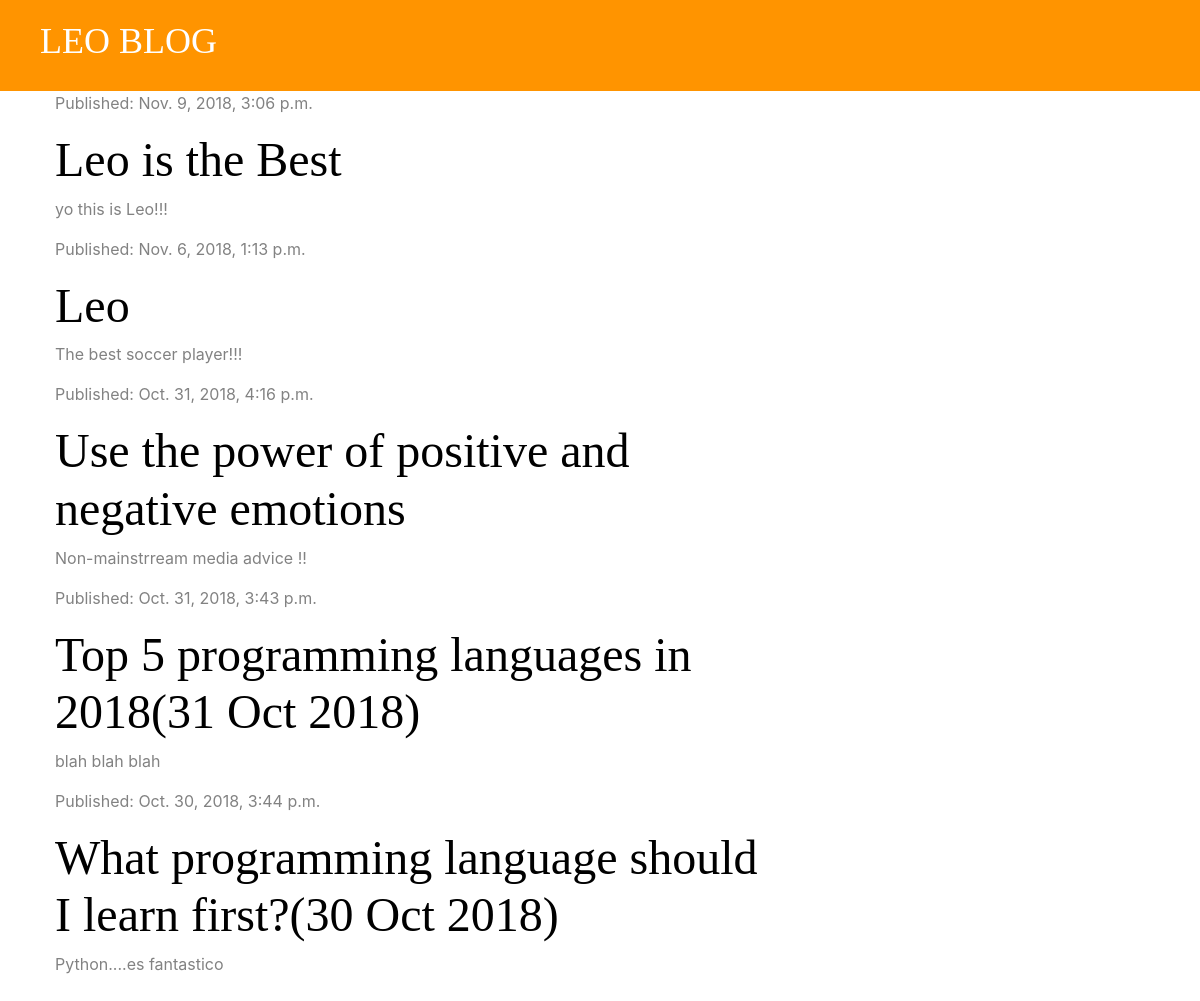
Before: / with the older database file.
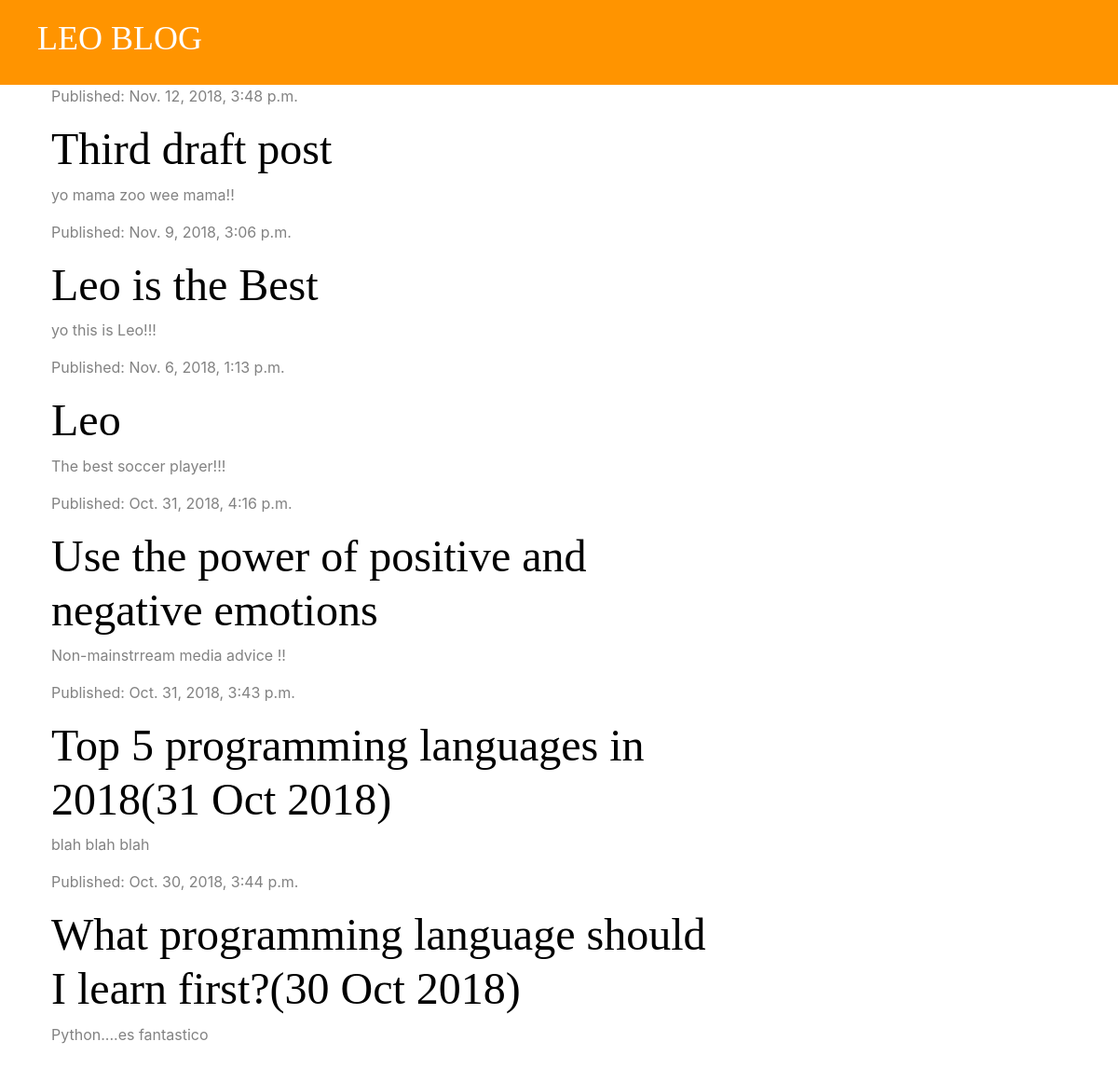
After: the same page with the newer database file.
### blog/models.py (models this page shows, shortened)
class Post(models.Model):
    author = models.ForeignKey('auth.User', on_delete=models.CASCADE)
    title = models.CharField(max_length=200)
    text = models.TextField()
    created_date = models.DateTimeField(default=timezone.now)
    published_date = models.DateTimeField(blank=True, null=True)

### blog/views.py (the view)
# urls.py: path('', views.post_list, name='post_list'),
def post_list(request):
    posts = Post.objects.filter(published_date__lte=timezone.now()).order_by('-published_date')
    stuff_for_frontend = {'posts': posts}
    return render(request, 'blog/post_list.html', stuff_for_frontend)

### blog/templates/blog/post_list.html
{% extends 'blog/base.html' %}
{% block content %}
    {% for post in posts %}
        <div class="post">
            <div class="date">
                <p>Published: {{ post.published_date }}</p>
            <div/>
            <h1><a href="{% url 'post_detail' pk=post.pk %}">{{ post.title }}</a></h1>
            <p>{{ post.text|linebreaksbr }}</p>
        </div>
    {% endfor %}
{% endblock %}

### blog/templates/blog/base.html (shortened to what this page needs)
{% load staticfiles %}
<!DOCTYPE html>
<html lang="en">
<head>
    <link rel="stylesheet" href="https://maxcdn.bootstrapcdn.com/bootstrap/4.0.0/css/bootstrap.min.css">
    <link rel="stylesheet" href="https://use.fontawesome.com/releases/v5.5.0/css/all.css">
    <link rel="stylesheet" href="{% static 'css/blog.css' %}">
</head>
<body>
<div class="page-header">
    <h1><a href="{% url "post_list" %}">LEO BLOG</a></h1>
</div>
<div class="content container">
    <div class="row">
        <div class="col-md-8">
            {% block content %}
            {% endblock %}
        </div>
    </div>
</div>
</body>
</html>

### blog/static/css/blog.css (style rules this page uses)
.page-header { background-color: #ff9400; margin-top: 0; padding: 20px 20px 20px 40px; }
.page-header h1, .page-header h1 a { color: #ffffff; font-size: 36px; text-decoration: none; }
.content { margin-left: 40px; }
h1, h2, h3, h4 { font-family: 'tangerine', 'Inconsolata', 'Droid Sans', serif; font-size: 48px; }
.date { color: #828282; }
.post { margin-bottom: 70px; }
.post h1 a { color: #000000; }

Changed rows visible on the page:
added Post: published_date "Nov. 12, 2018, 3:48 p.m.", title "Third draft post", text "yo mama zoo wee mama!!"
